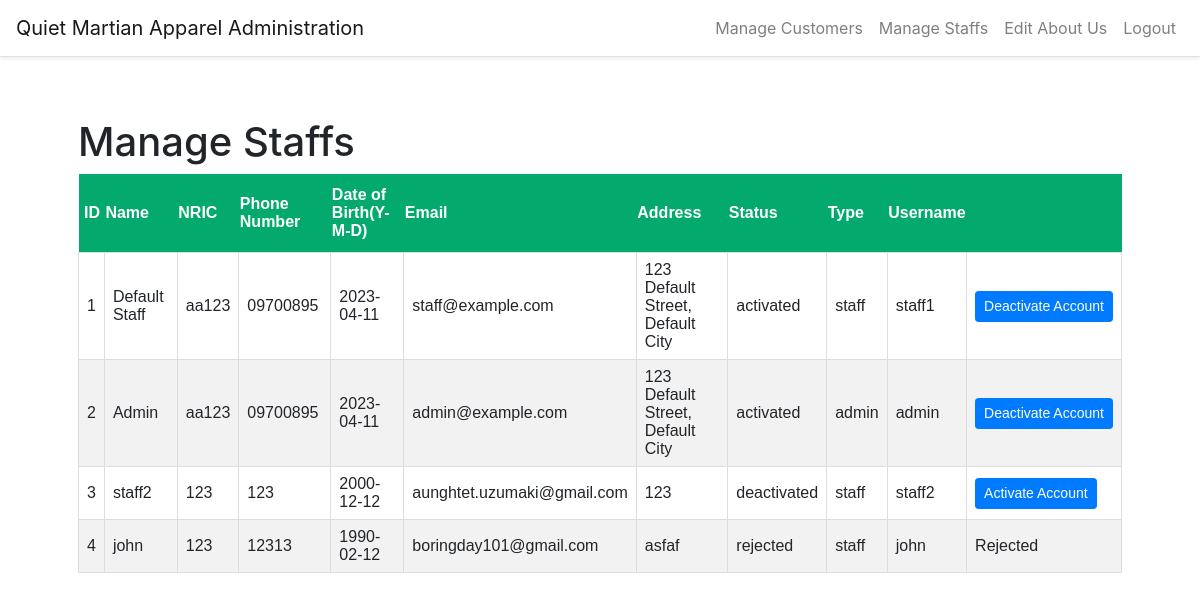
The app's page /manage-staffs (signed in) with its own data.
### website/models.py (models this page shows)
class Staff(db.Model, UserMixin):
    id = db.Column(db.Integer, primary_key=True)
    name = db.Column(db.String(150))
    nric = db.Column(db.String(150))
    phone_number = db.Column(db.String(20))
    dob = db.Column(db.Date)
    email = db.Column(db.String(150), unique=True)
    address = db.Column(db.String(255))
    status = db.Column(db.String(150))
    type = db.Column(db.String(150))
    username = db.Column(db.String(150), unique=True)
    password = db.Column(db.String(150))
    created_date = db.Column(db.DateTime, default=func.now())
    created_by = db.Column(db.Integer)
    updated_date = db.Column(db.DateTime, default=func.now())
    updated_by = db.Column(db.Integer)
    about_us = db.relationship('AboutUs')

### website/auth.py (the view)
@auth.route('/manage-staffs', methods=['GET', 'POST'])
@login_required
def manage_staffs():
    s = Staff.query.all()
    staffs = s
    return render_template("staff/manage_staffs.html", staffs=staffs, user=current_user)

### website/templates/staff/manage_staffs.html (shortened to what this page needs)
{% extends "staff/layout.html" %}
{% block main %}
<h1>Manage Staffs</h1>
<link rel="stylesheet" href="static/payment.css">
<table class="history">
  <thead>
    <tr>
      <th>&nbsp;ID</th>
      <th>Name</th>
      <th>NRIC</th>
      <th>Phone Number</th>
      <th>Date of Birth(Y-M-D)</th>
      <th>Email</th>
      <th>Address</th>
      <th>Status</th>
      <th>Type</th>
      <th>Username</th>
      <th></th>
    </tr>
  </thead>
  <tbody>
    {% for staff in staffs %}
    <tr>
      <td>{{ staff.id }}</td>
      <td>{{ staff.name }}</td>
      <td>{{ staff.nric }}</td>
      <td>{{ staff.phone_number }}</td>
      <td>{{ staff.dob.strftime('%Y-%m-%d') }}</td>
      <td>{{ staff.email }}</td>
      <td>{{ staff.address }}</td>
      <td>
        {% if staff.status == 'pending' %}
          <a href="{{ url_for('auth.approve_reject_staff', id=staff.id, status='activated') }}" class="btn btn-sm btn-primary">Approve</a>
          <a href="{{ url_for('auth.approve_reject_staff', id=staff.id, status='rejected') }}" class="btn btn-sm btn-warning">Reject</a>
        {% else %}
          {{ staff.status }}
        {% endif %}
      </td>
      <td>{{ staff.type }}</td>
      <td>{{ staff.username }}</td>
      <td>
        {% if staff.status == 'activated' %}
        <a href="{{ url_for('auth.approve_reject_staff', id=staff.id, status='deactivated') }}" class="btn btn-sm btn-primary">Deactivate Account</a>
        {% elif staff.status== 'deactivated' %}
        <a href="{{ url_for('auth.approve_reject_staff', id=staff.id, status='activated') }}" class="btn btn-sm btn-primary">Activate Account</a>
        {% elif staff.status== 'rejected' %}
        Rejected
        {% else %}
        Pending Approval
        {% endif %}
      </td>
    </tr>
    {% endfor %}
  </tbody>
</table>
{% endblock %}

### website/static/style.css (style rules this page uses)
html { scroll-behavior: smooth; }

### website/static/payment.css (style rules this page uses)
.history th { padding-top: 12px; padding-bottom: 12px; text-align: left; background-color: #04AA6D; color: white; }
.history { font-family: Arial, Helvetica, sans-serif; border-collapse: collapse; width: 100%; }
.history td, history th { border: 1px solid #ddd; padding: 8px; }
.history tr:nth-child(even) { background-color: #f2f2f2; }

### records on screen
Staff: id "1", name "Default Staff", nric "aa123", phone_number "09700895", dob "2023-04-11", email "staff@example.com", address "123 Default Street, Default City", status "activated", type "staff", username "staff1"
Staff: id "2", name "Admin", nric "aa123", phone_number "09700895", dob "2023-04-11", email "admin@example.com", address "123 Default Street, Default City", status "activated", type "admin", username "admin"
Staff: id "3", name "staff2", nric "123", phone_number "123", dob "2000-12-12", email "aunghtet.uzumaki@gmail.com", address "123", status "deactivated", type "staff", username "staff2"
Staff: id "4", name "john", nric "123", phone_number "12313", dob "1990-02-12", email "boringday101@gmail.com", address "asfaf", status "rejected", type "staff", username "john", shows "Rejected"
